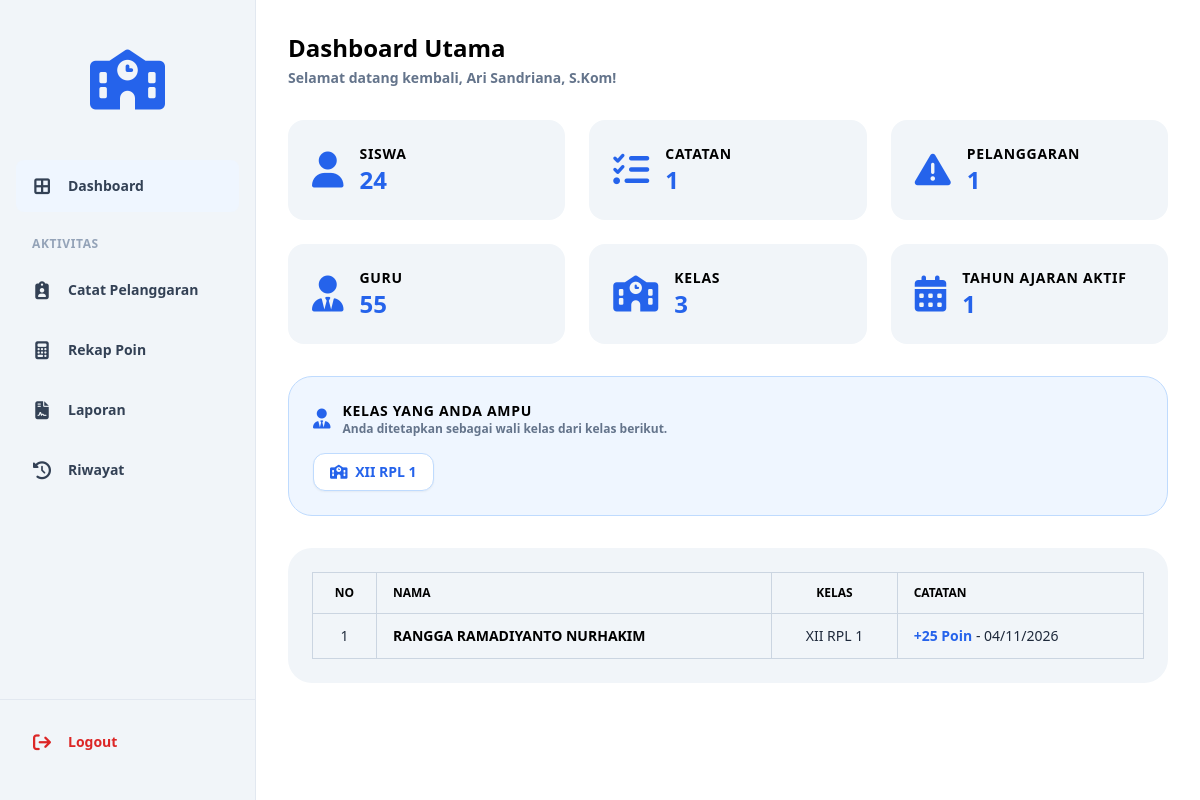
Screenshot of /dashboard.php (signed in) with the database file from the repository.
### tables this page shows
CREATE TABLE `t_kelas` (
  `id` int(11) NOT NULL AUTO_INCREMENT,
  `nama` varchar(100) DEFAULT NULL,
  `tingkat` varchar(20) NOT NULL,
  `jurusan` varchar(100) NOT NULL,
  `status_aktif` tinyint(1) NOT NULL,
  `created_at` timestamp NOT NULL DEFAULT current_timestamp(),
  `updated_at` timestamp NOT NULL DEFAULT current_timestamp(),
  PRIMARY KEY (`id`),
  UNIQUE KEY `uq_t_kelas_nama` (`nama`)
);

CREATE TABLE `t_pelanggaran_siswa` (
  `id` int(11) NOT NULL AUTO_INCREMENT,
  `tahun_ajaran_id` int(11) DEFAULT NULL,
  `siswa_id` int(11) DEFAULT NULL,
  `nama_siswa` varchar(150) NOT NULL,
  `kelas_id` int(11) DEFAULT NULL,
  `nama_kelas` varchar(100) NOT NULL,
  `pelanggaran_id` int(11) DEFAULT NULL,
  `nama_pelanggaran` int(11) NOT NULL,
  `pelanggaran_kategori_id` int(11) DEFAULT NULL,
  `guru_id` int(11) DEFAULT NULL,
  `nama_guru` varchar(150) NOT NULL,
  `tanggal` date DEFAULT NULL,
  `keterangan` text NOT NULL,
  `poin` int(11) NOT NULL,
  `tindakan` text NOT NULL,
  `status` varchar(30) NOT NULL,
  `created_at` timestamp NOT NULL DEFAULT current_timestamp(),
  `updated_at` timestamp NOT NULL DEFAULT current_timestamp(),
  PRIMARY KEY (`id`),
  KEY `guru_id` (`guru_id`),
  KEY `tahun_ajaran_id` (`tahun_ajaran_id`),
  KEY `siswa_id` (`siswa_id`),
  KEY `kelas_id` (`kelas_id`),
  KEY `pelanggaran_id` (`pelanggaran_id`),
  KEY `pelanggaran_kategori_id` (`pelanggaran_kategori_id`),
  CONSTRAINT `t_pelanggaran_siswa_ibfk_1` FOREIGN KEY (`guru_id`) REFERENCES `t_guru` (`id`) ON DELETE CASCADE,
  CONSTRAINT `t_pelanggaran_siswa_ibfk_3` FOREIGN KEY (`kelas_id`) REFERENCES `t_kelas` (`id`) ON DELETE CASCADE,
  CONSTRAINT `t_pelanggaran_siswa_ibfk_5` FOREIGN KEY (`pelanggaran_id`) REFERENCES `t_pelanggaran` (`id`) ON DELETE CASCADE,
  CONSTRAINT `t_pelanggaran_siswa_ibfk_6` FOREIGN KEY (`siswa_id`) REFERENCES `t_siswa` (`id`) ON DELETE CASCADE,
  CONSTRAINT `t_pelanggaran_siswa_ibfk_7` FOREIGN KEY (`tahun_ajaran_id`) REFERENCES `t_tahun_ajaran` (`id`) ON DELETE CASCADE
);

CREATE TABLE `t_siswa` (
  `id` int(11) NOT NULL AUTO_INCREMENT,
  `nis` varchar(20) DEFAULT NULL,
  `nisn` varchar(20) DEFAULT NULL,
  `nama` varchar(150) DEFAULT NULL,
  `jenis_kelamin` varchar(4) NOT NULL,
  `tanggal_lahir` date NOT NULL,
  `alamat` text NOT NULL,
  `status_aktif` tinyint(1) NOT NULL,
  `created_at` timestamp NOT NULL DEFAULT current_timestamp(),
  `updated_at` timestamp NOT NULL DEFAULT current_timestamp(),
  PRIMARY KEY (`id`),
  UNIQUE KEY `uq_t_siswa_nisn` (`nisn`),
  UNIQUE KEY `uq_t_siswa_nis` (`nis`)
);

### cek_akses.php (called while the page is built, shortened)
<?php
$raw_role = $_SESSION['role'] ?? $_SESSION['level'] ?? '';
$role_lower = strtolower(trim($raw_role));
if ($role_lower === 'admin') {
    $role = 'Admin';
} else {
    $role = 'Guru';
}
$wali_kelas_kelas_ids = [];
if ($role === 'Guru' && isset($_SESSION['user_id']) && isset($koneksi)) {
    $uid = (int)$_SESSION['user_id'];
    $q_wali_kelas = @mysqli_query($koneksi, "
        SELECT wk.kelas_id
        FROM t_wali_kelas wk
        INNER JOIN t_guru g ON wk.guru_id = g.id
        WHERE g.user_id = '$uid' AND wk.status_aktif = 1
    ");
    if ($q_wali_kelas) {
        while ($wk = mysqli_fetch_assoc($q_wali_kelas)) {
            $wali_kelas_kelas_ids[] = (int)$wk['kelas_id'];
        }
        $is_wali_kelas = count($wali_kelas_kelas_ids) > 0;
    }
}
?>

### dashboard.php (the view, shortened to what this page needs)
<?php
include 'config/koneksi.php';
include 'cek_akses.php';
$user_name = $_SESSION['name'] ?? $_SESSION['username'] ?? 'Pengguna';
$wali_kelas_kelas = [];
if ($is_wali_kelas && !empty($wali_kelas_kelas_ids)) {
    $ids = implode(',', $wali_kelas_kelas_ids);
    $q_kelas_wk = mysqli_query($koneksi, "SELECT id, nama FROM t_kelas WHERE id IN ($ids) ORDER BY nama ASC");
    if ($q_kelas_wk) {
        while ($k = mysqli_fetch_assoc($q_kelas_wk)) {
            $wali_kelas_kelas[] = $k;
        }
    }
}
if ($role === 'Guru') {
    $ids_kelas = implode(',', array_map('intval', $wali_kelas_kelas_ids));
    $query_siswa = $ids_kelas === ''
        ? mysqli_query($koneksi, "SELECT 0 as total")
        : mysqli_query($koneksi, "SELECT COUNT(DISTINCT s.id) as total FROM t_siswa s INNER JOIN t_kelas_siswa ks ON ks.siswa_id = s.id WHERE ks.kelas_id IN ($ids_kelas)");
    $query_pelanggaran = $ids_kelas === ''
        ? mysqli_query($koneksi, "SELECT 0 as total")
        : mysqli_query($koneksi, "SELECT COUNT(*) as total FROM t_pelanggaran_siswa WHERE kelas_id IN ($ids_kelas)");
} else {
    $query_siswa = mysqli_query($koneksi, "SELECT COUNT(*) as total FROM t_siswa");
    $query_pelanggaran = mysqli_query($koneksi, "SELECT COUNT(*) as total FROM t_pelanggaran_siswa");
}
$total_siswa = mysqli_fetch_assoc($query_siswa)['total'] ?? 0;
$query_guru = mysqli_query($koneksi, "SELECT COUNT(*) as total FROM t_guru");
$total_guru = mysqli_fetch_assoc($query_guru)['total'] ?? 0;
$total_pelanggaran = mysqli_fetch_assoc($query_pelanggaran)['total'] ?? 0;
$query_kelas = mysqli_query($koneksi, "SELECT COUNT(*) as total FROM t_kelas");
$total_kelas = mysqli_fetch_assoc($query_kelas)['total'] ?? 0;
$query_ta_aktif = mysqli_query($koneksi, "SELECT COUNT(*) as total FROM t_tahun_ajaran WHERE status_aktif = 1");
$total_ta_aktif = mysqli_fetch_assoc($query_ta_aktif)['total'] ?? 0;
$query_recent = mysqli_query($koneksi, "
    SELECT
        ps.tanggal,
        ps.poin,
        s.nama AS nama_siswa,
        k.nama AS nama_kelas
    FROM t_pelanggaran_siswa ps
    LEFT JOIN t_siswa s ON ps.siswa_id = s.id
    LEFT JOIN t_kelas k ON ps.kelas_id = k.id
    " . ($role === 'Guru'
        ? (!empty($wali_kelas_kelas_ids)
            ? "WHERE ps.kelas_id IN (" . implode(',', $wali_kelas_kelas_ids) . ")"
            : "WHERE 1 = 0")
        : "") . "
    ORDER BY ps.tanggal DESC
    LIMIT 5
");
?>
<!DOCTYPE html>
<html lang="id">
<head>
    <?php include 'layouts/head.php'; ?>
</head>
<body class="bg-white text-slate-800 font-sans">
    <div class="flex min-h-screen">
        <?php include 'layouts/sidebar.php'; ?>
        <main class="flex-1 p-8 bg-white overflow-y-auto">
            <div class="flex justify-between items-center mb-8">
                <div>
                    <h1 class="text-2xl font-bold text-black">Dashboard Utama</h1>
                    <p class="text-sm font-bold text-slate-500 mt-1">Selamat datang kembali, <?php echo htmlspecialchars($user_name); ?>!</p>
                </div>
            </div>
            <div class="grid grid-cols-1 md:grid-cols-3 gap-6 mb-6">
                <div class="bg-slate-100 p-6 rounded-2xl flex items-center gap-4">
                    <i class="fa-solid fa-user text-4xl text-blue-600"></i>
                    <div>
                        <h3 class="text-sm font-bold text-black uppercase tracking-wider">Siswa</h3>
                        <p class="text-2xl font-bold text-blue-600"><?php echo $total_siswa; ?></p>
                    </div>
                </div>
                <div class="bg-slate-100 p-6 rounded-2xl flex items-center gap-4">
                    <i class="fa-solid fa-list-check text-4xl text-blue-600"></i>
                    <div>
                        <h3 class="text-sm font-bold text-black uppercase tracking-wider">Catatan</h3>
                        <p class="text-2xl font-bold text-blue-600"><?php echo $total_pelanggaran; ?></p>
                    </div>
                </div>
                <div class="bg-slate-100 p-6 rounded-2xl flex items-center gap-4">
                    <i class="fa-solid fa-triangle-exclamation text-4xl text-blue-600"></i>
                    <div>
                        <h3 class="text-sm font-bold text-black uppercase tracking-wider">Pelanggaran</h3>
                        <p class="text-2xl font-bold text-blue-600"><?php echo $total_pelanggaran; ?></p>
                    </div>
                </div>
            </div>
            <div class="grid grid-cols-1 md:grid-cols-3 gap-6 mb-8">
                <div class="bg-slate-100 p-6 rounded-2xl flex items-center gap-4">
                    <i class="fa-solid fa-user-tie text-4xl text-blue-600"></i>
                    <div>
                        <h3 class="text-sm font-bold text-black uppercase tracking-wider">Guru</h3>
                        <p class="text-2xl font-bold text-blue-600"><?php echo $total_guru; ?></p>
                    </div>
                </div>
                <div class="bg-slate-100 p-6 rounded-2xl flex items-center gap-4">
                    <i class="fa-solid fa-school text-4xl text-blue-600"></i>
                    <div>
                        <h3 class="text-sm font-bold text-black uppercase tracking-wider">Kelas</h3>
                        <p class="text-2xl font-bold text-blue-600"><?php echo $total_kelas; ?></p>
                    </div>
                </div>
                <div class="bg-slate-100 p-6 rounded-2xl flex items-center gap-4">
                    <i class="fa-solid fa-calendar-days text-4xl text-blue-600"></i>
                    <div>
                        <h3 class="text-sm font-bold text-black uppercase tracking-wider">Tahun Ajaran Aktif</h3>
                        <p class="text-2xl font-bold text-blue-600"><?php echo $total_ta_aktif; ?></p>
                    </div>
                </div>
            </div>
            <?php if ($is_wali_kelas): ?>
            <div class="bg-blue-50 border border-blue-200 p-6 rounded-[1.5rem] mb-8">
                <div class="flex items-center gap-3 mb-4">
                    <i class="fa-solid fa-user-tie text-xl text-blue-600"></i>
                    <div>
                        <h3 class="text-sm font-bold text-black uppercase tracking-wider">Kelas yang Anda Ampu</h3>
                        <p class="text-xs font-bold text-slate-500">Anda ditetapkan sebagai wali kelas dari kelas berikut.</p>
                    </div>
                </div>
                <div class="flex flex-wrap gap-3">
                    <?php foreach ($wali_kelas_kelas as $k): ?>
                        <span class="bg-white border border-blue-200 px-4 py-2 rounded-xl text-sm font-bold text-blue-600 shadow-sm">
                            <i class="fa-solid fa-school mr-1"></i> <?php echo htmlspecialchars($k['nama']); ?>
                        </span>
                    <?php endforeach; ?>
                </div>
            </div>
            <?php endif; ?>
            <div class="bg-slate-100 p-6 rounded-[1.5rem]">
                <div class="overflow-x-auto">
                    <table class="w-full border-collapse border border-slate-300 bg-slate-100">
                        <thead>
                            <tr>
                                <th class="border border-slate-300 px-4 py-3 text-xs font-bold text-black uppercase text-center w-16">NO</th>
                                <th class="border border-slate-300 px-4 py-3 text-xs font-bold text-black uppercase text-left">NAMA</th>
                                <th class="border border-slate-300 px-4 py-3 text-xs font-bold text-black uppercase text-center">KELAS</th>
                                <th class="border border-slate-300 px-4 py-3 text-xs font-bold text-black uppercase text-left">CATATAN</th>
                            </tr>
                        </thead>
                        <tbody>
                            <?php
                            $no = 1;
                            if (mysqli_num_rows($query_recent) > 0):
                                while ($row = mysqli_fetch_assoc($query_recent)):
                            ?>
                                <tr>
                                    <td class="border border-slate-300 px-4 py-3 text-sm text-center"><?php echo $no++; ?></td>
                                    <td class="border border-slate-300 px-4 py-3 text-sm font-bold text-black"><?php echo htmlspecialchars($row['nama_siswa']); ?></td>
                                    <td class="border border-slate-300 px-4 py-3 text-sm text-center"><?php echo htmlspecialchars($row['nama_kelas']); ?></td>
                                    <td class="border border-slate-300 px-4 py-3 text-sm">
                                        <span class="text-blue-600 font-bold">+<?php echo $row['poin']; ?> Poin</span> - <?php echo date('d/m/Y', strtotime($row['tanggal'])); ?>
                                    </td>
                                </tr>
                            <?php
                                endwhile;
                            else:
                            ?>
                                <tr>
                                    <td colspan="4" class="border border-slate-300 px-4 py-8 text-center text-slate-500">Belum ada pelanggaran.</td>
                                </tr>
                            <?php endif; ?>
                        </tbody>
                    </table>
                </div>
            </div>
        </main>
    </div>
</body>
</html>

### rows the page displays
t_kelas: nama "XII RPL 1"
t_pelanggaran_siswa: siswa.nama "RANGGA RAMADIYANTO NURHAKIM", kelas.nama "XII RPL 1", poin "25", tanggal "04/11/2026"

### other values shown
$user_name "Ari Sandriana, S.Kom"
$total_siswa "24"
$total_pelanggaran "1"
$total_guru "55"
$total_kelas "3"
$total_ta_aktif "1"
